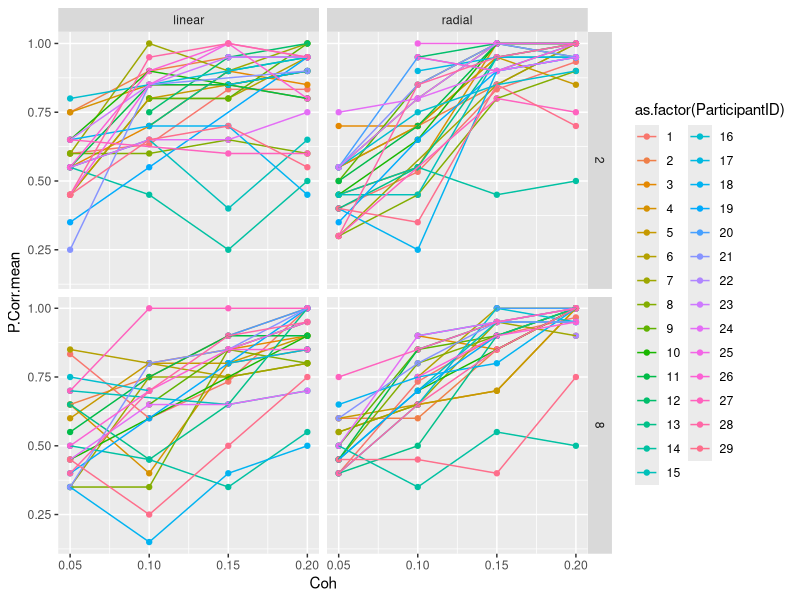

Generate this figure with R: (Note: this script raises an error after producing the figure.)
# plot.aggregate.data.R
#
# Load and plot P.corr and RT data
#
# Libraries: ggplot2, dplyr, nlme

# History
# 2014-11-18 rogilmore wrote
# 2014-12-02 rogilmore modified

# load libraries
library(ggplot2)
library(dplyr)
library(nlme)

# load dataset
moco <- read.csv("../aggregate-data/adult-laminar-radial-grouped.csv")

# fix dataframe
moco$SessionDate = as.Date( moco$SessionDate )
moco$DegPSec = ordered( moco$DegPSec )
moco$Acc = as.logical( moco$Acc )

# convert to dplyr table
tbl.moco <- tbl_df( moco )

# Compute and plot proportion correct by pattern and speed
tbl.p.corr <- tbl.moco %>%
  group_by( ParticipantID, DegPSec, PatternType, Coh ) %>%
  summarise( P.Corr=mean( Acc ) ) %>%
  filter( !is.na(P.Corr) )

pl <- ggplot(data=tbl.p.corr) + 
  facet_grid( facets = DegPSec ~ PatternType )

pl.p.corr <- pl +
  geom_boxplot( aes(x=ordered(Coh), y=P.Corr) )

# Compute and plot RT for correct responses
tbl.rt <- tbl.moco %>%
  filter( Acc==TRUE ) %>%
  group_by( ParticipantID, DegPSec, PatternType, Coh ) 

pl.rt <- pl %+% tbl.rt +
  geom_boxplot( aes(x=ordered(Coh), y=RT) )

# Simple mixed linear modeling
lme.p.corr <- lme( P.Corr ~ ordered(Coh)*PatternType*DegPSec, 
                   random = ~ 1 | ParticipantID, 
                   data=tbl.p.corr )

anova( lme.p.corr )

# Investigate PatternType x Coh Interaction
tbl.p.corr.by.spd.pattern.coh <- tbl.p.corr %>%
  group_by(DegPSec, PatternType, Coh, ParticipantID) %>%
  summarise( P.Corr.mean=mean(P.Corr, na.rm=TRUE) )

qplot( data=tbl.p.corr.by.spd.pattern.coh, 
       x=Coh, y=P.Corr.mean, 
       group=ParticipantID, 
       facets = DegPSec ~ PatternType, 
       geom=c("point", "line"), 
       color=as.factor(ParticipantID) )

# RT model
lme.rt <- lme( RT ~ ordered(Coh)*PatternType*DegPSec, 
              random = ~ 1 | ParticipantID, 
              data=rt.tbl )

anova( lme.rt )

# Investigate Speed X Coh interaction
tbl.rt.by.spd.pattern.coh <- tbl.rt %>% 
  group_by(DegPSec, PatternType, Coh, ParticipantID ) %>%
  summarise( RT.mean=mean(RT, na.rm=TRUE), 
             RT.sem=sd(RT, na.rm=TRUE)/sqrt( n() ) )

# qplot( data=tbl.rt.by.spd.pattern.coh, 
#        x=Coh, y=RT.mean, 
#        group=ParticipantID, 
#        facets = DegPSec ~ PatternType, 
#        geom=c("point", "line"), 
#        color=as.factor(ParticipantID) )

limits = aes( ymax = RT.mean + RT.sem, ymin = RT.mean - RT.sem, group=ParticipantID )

pl.rt.bysub.pointrange <- 
  ggplot( data=tbl.rt.by.spd.pattern.coh, aes(x=Coh, y=RT.mean, group=ParticipantID, color=as.factor(ParticipantID)) ) +
  facet_grid( facets = DegPSec ~ PatternType ) +
  geom_line() +
  geom_pointrange( limits )